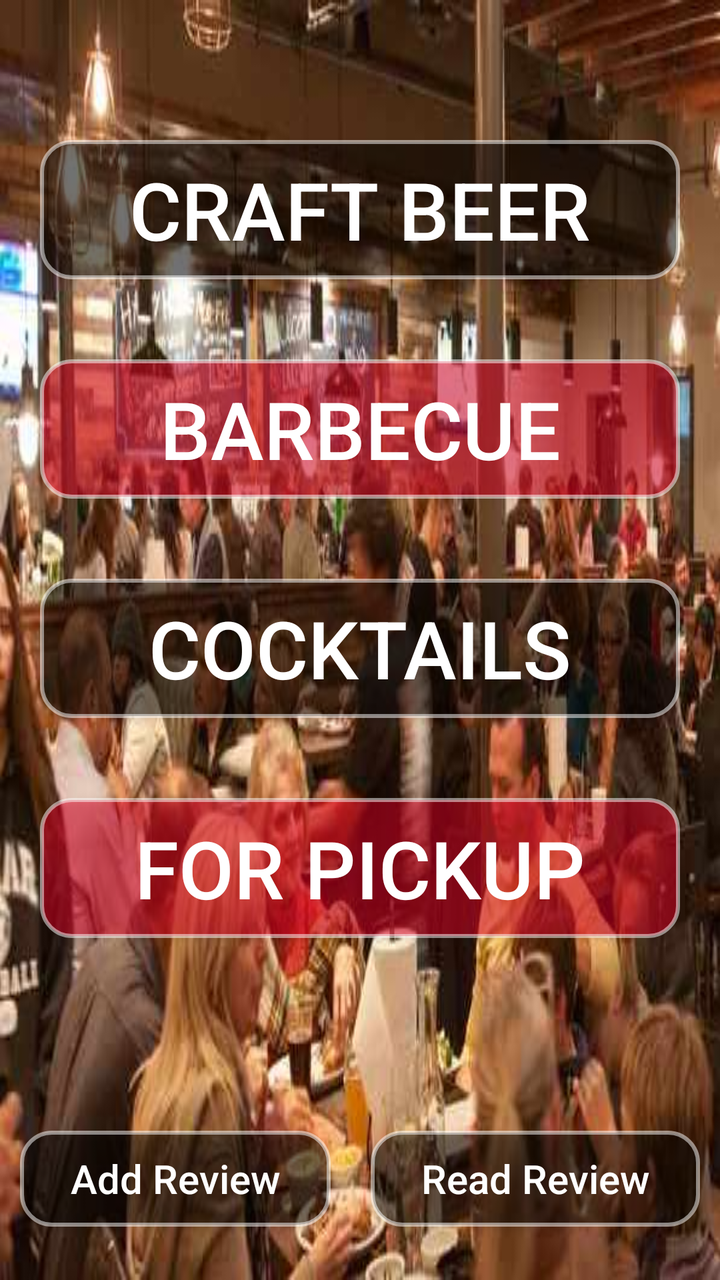
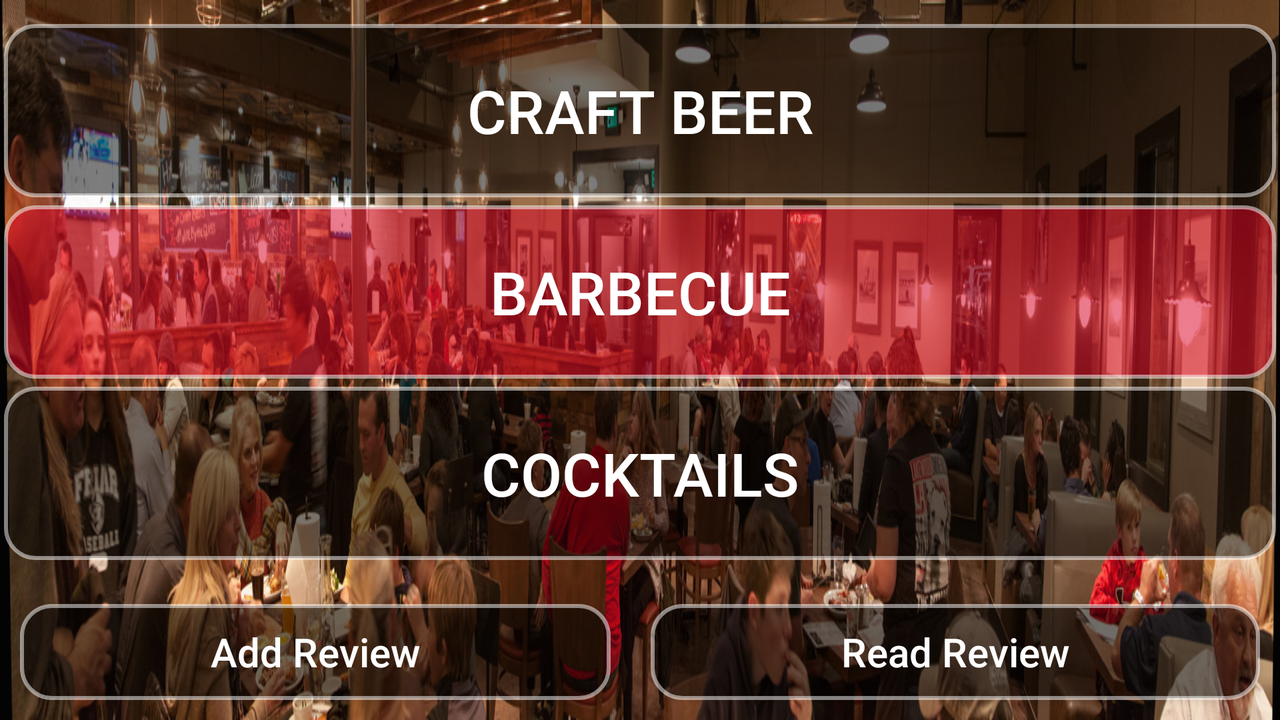

Two renders of one Android screen. The first uses the default layout on a phone; the second uses the alternative layout the repository ships for a different screen configuration, on a matching device. The two XML files are below.
<!-- AndroidManifest.xml: application theme AppTheme -->
<!-- res/layout/content_main.xml -->
<?xml version="1.0" encoding="utf-8"?>
<LinearLayout
    xmlns:android="http://schemas.android.com/apk/res/android"
    xmlns:tools="http://schemas.android.com/tools"
    xmlns:app="http://schemas.android.com/apk/res-auto"
    android:id="@+id/container_a"
    android:layout_width="fill_parent"
    android:layout_height="fill_parent"
    android:paddingTop="@dimen/activity_vertical_margin"
    android:paddingBottom="@dimen/activity_vertical_margin"
    app:layout_behavior="@string/appbar_scrolling_view_behavior"
    tools:showIn="@layout/activity_main"
    tools:context=".MainActivity"
    android:orientation="vertical"
    android:weightSum="3"
    android:background="@drawable/ls_background"
    android:gravity="center_vertical|center_horizontal"
    >

    <LinearLayout
        android:orientation="vertical"
        android:layout_width="match_parent"
        android:layout_height="wrap_content"
        android:layout_weight="2"
        android:paddingBottom="50dp"
        android:paddingTop="50dp">

        <Button
            android:layout_width="match_parent"
            android:layout_height="wrap_content"
            android:id="@+id/drinkbutton"
            android:layout_weight="1"
            android:background="@drawable/button_rounded_corners"
            android:onClick="drinkslist"
            android:gravity="center_vertical|center_horizontal"
            android:layout_margin="20dp"
            android:textSize="40sp"
            android:text="@string/craft_beer"
            android:textColor="@android:color/white"
            android:alpha="50"/>

        <Button
            android:layout_width="match_parent"
            android:layout_height="wrap_content"
            android:id="@+id/eatbutton"
            android:layout_weight="1"
            android:onClick="menulist"
            android:gravity="center_vertical|center_horizontal"
            android:layout_margin="20dp"
            android:text="@string/barbecue"
            android:textColor="@android:color/white"
            android:textSize="40sp"
            android:alpha="50"
            android:background="@drawable/button_rounded_corners_red"/>

        <Button
            android:layout_width="match_parent"
            android:layout_height="wrap_content"
            android:id="@+id/drinkbutton2"
            android:layout_weight="1"
            android:onClick="drinklist2"
            android:gravity="center_vertical|center_horizontal"
            android:layout_margin="20dp"
            android:background="@drawable/button_rounded_corners"
            android:text="@string/cocktails"
            android:textColor="@android:color/white"
            android:textSize="40sp"
            android:alpha="50"/>

        <Button
            android:layout_width="match_parent"
            android:layout_height="wrap_content"
            android:id="@+id/togobutton"
            android:layout_weight="1"
            android:onClick="togo"
            android:gravity="center_vertical|center_horizontal"
            android:layout_margin="20dp"
            android:text="@string/for_pickup"
            android:textColor="@android:color/white"
            android:textSize="40sp"
            android:background="@drawable/button_rounded_corners_red"/>

    </LinearLayout>

    <LinearLayout
        android:orientation="horizontal"
        android:layout_width="match_parent"
        android:layout_height="wrap_content"
        android:layout_weight="1"
        android:gravity="center_vertical">

        <Button
            style="?android:attr/buttonStyleSmall"
            android:layout_width="wrap_content"
            android:layout_height="wrap_content"
            android:text="@string/add_review"
            android:id="@+id/button_add"
            android:layout_weight="1"
            android:textColor="@android:color/white"
            android:background="@drawable/button_rounded_corners"
            android:onClick="addReview"
            android:capitalize="words"
            android:textAllCaps="false"
            android:textSize="20sp"
            android:layout_margin="10dp"/>

        <Button
        style="?android:attr/buttonStyleSmall"
        android:layout_width="wrap_content"
        android:layout_height="wrap_content"
        android:text="@string/read_review"
        android:id="@+id/button_read"
        android:layout_weight="1"
        android:textColor="@android:color/white"
        android:background="@drawable/button_rounded_corners"
        android:onClick="readReview"
        android:textAllCaps="false"
        android:capitalize="words"
        android:textSize="20sp"
        android:layout_margin="10dp"/>

    </LinearLayout>

</LinearLayout>
<!-- resources referenced by this layout -->
<resources>
  <!-- drawable button_rounded_corners (drawable) -->
  <?xml version="1.0" encoding="utf-8"?>
  <selector xmlns:android="http://schemas.android.com/apk/res/android">
      <item>
          <shape android:shape="rectangle">
              <solid android:color="#80000000"/>
              <stroke android:color="#80FFFFFF" android:width="2dp" />
              
              <corners android:radius="15dp" />
          </shape>
      </item>
  </selector>
  <!-- drawable button_rounded_corners_red (drawable) -->
  <?xml version="1.0" encoding="utf-8"?>
  <selector xmlns:android="http://schemas.android.com/apk/res/android">
      <item>
          <shape android:shape="rectangle">
              <solid android:color="#80e00025"/>
              <stroke android:color="#80FFFFFF" android:width="2dp" />
              
              <corners android:radius="15dp" />
          </shape>
      </item>
  </selector>
  <!-- drawable ls_background: jpg bitmap (drawable, 35582 bytes) -->
  <string name="add_review">Add Review</string>
  <string name="barbecue">BARBECUE</string>
  <string name="cocktails">COCKTAILS</string>
  <string name="craft_beer">CRAFT BEER</string>
  <string name="for_pickup">for pickup</string>
  <string name="read_review">Read Review</string>
  <style name="AppTheme" parent="Theme.AppCompat.NoActionBar">
          
          <item name="colorPrimary">@color/colorPrimary</item>
          <item name="colorPrimaryDark">@color/colorPrimaryDark</item>
          <item name="android:colorBackground">@android:color/black</item>
          <item name="colorAccent">@color/colorAccent</item>
          <item name="android:windowContentTransitions" tools:targetApi="lollipop">true</item>
  
  
          <item name="android:windowTransitionBackgroundFadeDuration" tools:targetApi="lollipop">2000</item>
  
      </style>
</resources>
<!-- res/layout-land/content_main.xml (the repository's variant of the layout above) -->
<!-- drawn on the phone turned sideways -->
<?xml version="1.0" encoding="utf-8"?>
<LinearLayout
    xmlns:android="http://schemas.android.com/apk/res/android"
    xmlns:tools="http://schemas.android.com/tools"
    xmlns:app="http://schemas.android.com/apk/res-auto"
    android:id="@+id/container_a"
    android:layout_width="fill_parent"
    android:layout_height="fill_parent"
    android:paddingTop="@dimen/activity_vertical_margin"
    android:paddingBottom="@dimen/activity_vertical_margin"
    app:layout_behavior="@string/appbar_scrolling_view_behavior"
    tools:showIn="@layout/activity_main"
    tools:context=".MainActivity"
    android:orientation="vertical"
    android:weightSum="3"
    android:background="@drawable/lw_background_landscape"
    android:gravity="center_vertical|center_horizontal"
    >

    <LinearLayout
        android:orientation="vertical"
        android:layout_width="match_parent"
        android:layout_height="wrap_content"
        android:layout_weight="3"
        android:paddingBottom="10dp"
        android:paddingTop="10dp"
        android:weightSum="3">

        <Button
            android:layout_width="match_parent"
            android:layout_height="wrap_content"
            android:id="@+id/drinkbutton"
            android:layout_weight="1"
            android:background="@drawable/button_rounded_corners"
            android:onClick="drinkslist"
            android:gravity="center_vertical|center_horizontal"
            android:textSize="30sp"
            android:text="@string/craft_beer"
            android:textColor="@android:color/white"
            android:alpha="50"
            android:layout_margin="2dp"/>

        <Button
            android:layout_width="match_parent"
            android:layout_height="wrap_content"
            android:id="@+id/eatbutton"
            android:layout_weight="1"
            android:onClick="menulist"
            android:gravity="center_vertical|center_horizontal"
            android:text="@string/barbecue"
            android:textColor="@android:color/white"
            android:textSize="30sp"
            android:alpha="50"
            android:background="@drawable/button_rounded_corners_red"
            android:layout_margin="2dp"/>

        <Button
            android:layout_width="match_parent"
            android:layout_height="wrap_content"
            android:id="@+id/drinkbutton2"
            android:layout_weight="1"
            android:onClick="menulist"
            android:gravity="center_vertical|center_horizontal"
            android:background="@drawable/button_rounded_corners"
            android:text="@string/cocktails"
            android:textColor="@android:color/white"
            android:textSize="30sp"
            android:alpha="50"
            android:layout_margin="2dp"/>

    </LinearLayout>

    <LinearLayout
        android:orientation="horizontal"
        android:layout_width="match_parent"
        android:layout_height="wrap_content"
        android:layout_weight="1"
        android:gravity="center_vertical">

        <Button
            style="?android:attr/buttonStyleSmall"
            android:layout_width="wrap_content"
            android:layout_height="wrap_content"
            android:text="@string/add_review"
            android:id="@+id/button_add"
            android:layout_weight="1"
            android:textColor="@android:color/white"
            android:background="@drawable/button_rounded_corners"
            android:onClick="addReview"
            android:capitalize="words"
            android:textAllCaps="false"
            android:textSize="20sp"
            android:layout_margin="10dp"/>

        <Button
            style="?android:attr/buttonStyleSmall"
            android:layout_width="wrap_content"
            android:layout_height="wrap_content"
            android:text="@string/read_review"
            android:id="@+id/button_read"
            android:layout_weight="1"
            android:textColor="@android:color/white"
            android:background="@drawable/button_rounded_corners"
            android:onClick="readReview"
            android:textAllCaps="false"
            android:capitalize="words"
            android:textSize="20sp"
            android:layout_margin="10dp"/>

    </LinearLayout>

</LinearLayout>
<!-- resources referenced by the variant -->
<!-- as the phone turned sideways resolves them -->
<resources>
  <!-- drawable button_rounded_corners (drawable) -->
  <?xml version="1.0" encoding="utf-8"?>
  <selector xmlns:android="http://schemas.android.com/apk/res/android">
      <item>
          <shape android:shape="rectangle">
              <solid android:color="#80000000"/>
              <stroke android:color="#80FFFFFF" android:width="2dp" />
              
              <corners android:radius="15dp" />
          </shape>
      </item>
  </selector>
  <!-- drawable button_rounded_corners_red (drawable) -->
  <?xml version="1.0" encoding="utf-8"?>
  <selector xmlns:android="http://schemas.android.com/apk/res/android">
      <item>
          <shape android:shape="rectangle">
              <solid android:color="#80e00025"/>
              <stroke android:color="#80FFFFFF" android:width="2dp" />
              
              <corners android:radius="15dp" />
          </shape>
      </item>
  </selector>
  <!-- drawable lw_background_landscape: jpg bitmap (drawable, 254250 bytes) -->
  <string name="add_review">Add Review</string>
  <string name="barbecue">BARBECUE</string>
  <string name="cocktails">COCKTAILS</string>
  <string name="craft_beer">CRAFT BEER</string>
  <string name="read_review">Read Review</string>
  <style name="AppTheme" parent="Theme.AppCompat.NoActionBar">
          
          <item name="colorPrimary">@color/colorPrimary</item>
          <item name="colorPrimaryDark">@color/colorPrimaryDark</item>
          <item name="android:colorBackground">@android:color/black</item>
          <item name="colorAccent">@color/colorAccent</item>
          <item name="android:windowContentTransitions" tools:targetApi="lollipop">true</item>
  
  
          <item name="android:windowTransitionBackgroundFadeDuration" tools:targetApi="lollipop">2000</item>
  
      </style>
</resources>
